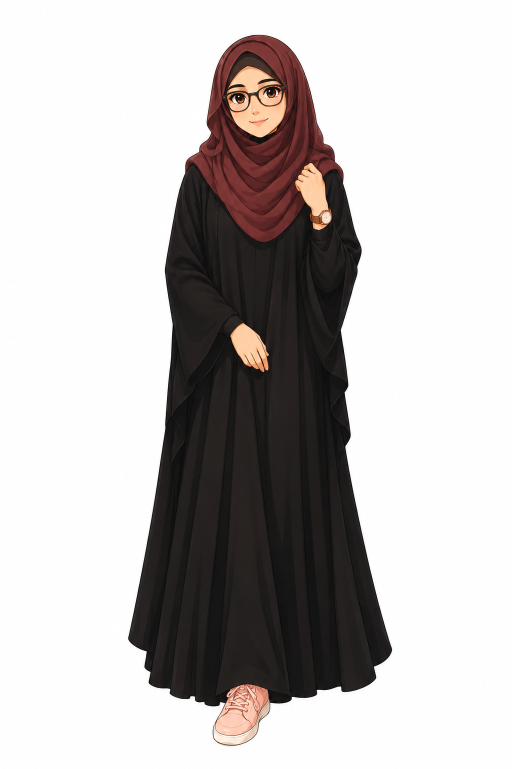
#> input picture src/studio/assets/character.png, 1023 x 1537 px (shown at 1/2 size)
$ python -i char.py   (imports and definitions only)
#> lines starting #> are read from the running program, lines starting #| are printed output that depends on the picture; after the words box and inside, x2 and y2 are one past the last pixel; in counts of white or black regions, pixels touching at a corner belong together
"""Half-body animated character from the owner's own anime illustration (cutout, blink, lip-sync)."""
import os

import numpy as np
from PIL import Image, ImageDraw, ImageFilter
from scipy import ndimage

from common import ROOT

SRC = os.path.join(ROOT, "assets", "character.png")
CROP = (290, 50, 770, 830)
OX, OY = CROP[0], CROP[1]
SS = 3

LIP = (216, 128, 118)
INSIDE = (104, 40, 46)
TONGUE = (226, 122, 130)
TEETH = (250, 240, 234)
LASH = (62, 36, 30)

MOUTH_C = (517.0, 243.5)
EYES = [
    dict(poly=[(461, 197), (468, 191), (480, 189), (491, 193), (494, 202), (488, 207), (474, 207), (464, 203)],
         lash=[(460, 197), (477, 205), (494, 198)], sample=(475, 216)),
    dict(poly=[(528, 186), (536, 179), (548, 177), (558, 180), (562, 188), (556, 196), (542, 197), (532, 192)],
         lash=[(527, 186), (545, 195), (562, 187)], sample=(545, 207)),
]


def cutout():
    im = Image.open(SRC).convert("RGB")
#> im is the input picture: PIL image 1023x1537 RGB; mean R, G, B 192, 188.1, 187.3
    a = np.asarray(im).astype(int)
    white = (a[..., 0] >= 236) & (a[..., 1] >= 236) & (a[..., 2] >= 236)
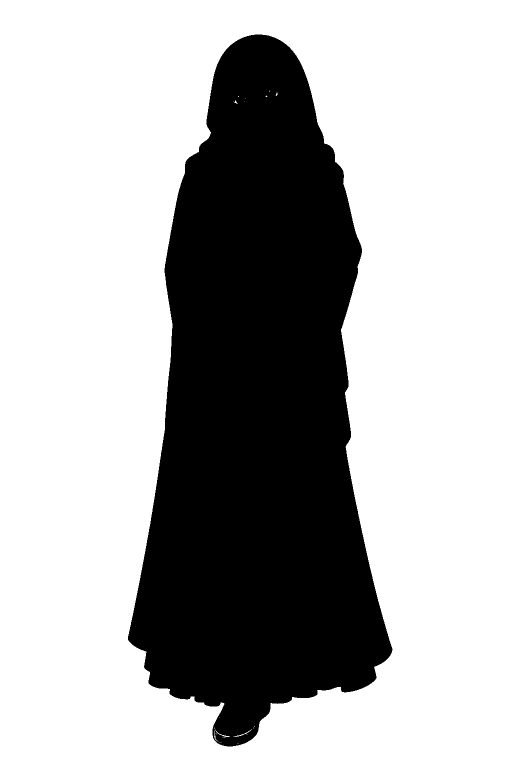
#> white: shape (1537, 1023) bool (shown at 1/2 size); 69.2% white; 2 black regions (1 under 20 px), largest, box (x1, y1, x2, y2) and area: (256, 69, 785, 1493) 484475
    lab, _ = ndimage.label(white)
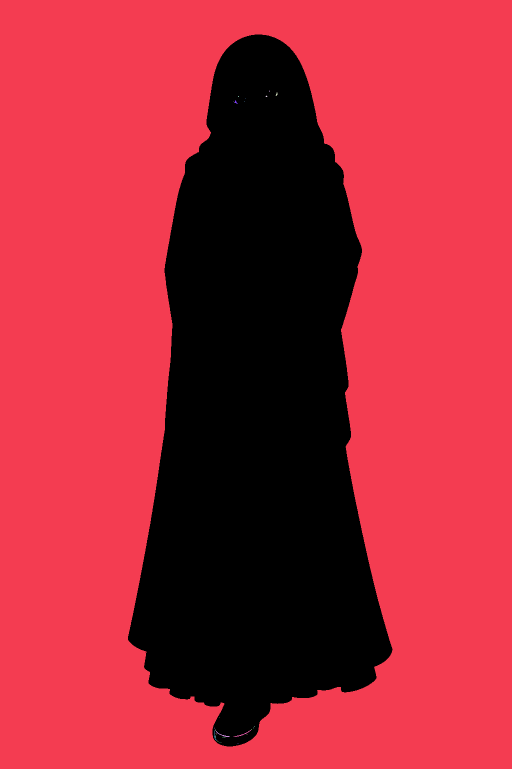
#> lab: shape (1537, 1023) int32 (shown at 1/2 size); 38 distinct labels, from 0 to 37; one colour per label, 0 black
    border = set(np.unique(np.concatenate([lab[0, :], lab[-1, :], lab[:, 0], lab[:, -1]])))
#> border = 1 item
    border.discard(0)
    bg = np.isin(lab, list(border))
#> bg: shape (1537, 1023) bool; 69.2% white; 2 black regions (1 under 20 px), largest, box (x1, y1, x2, y2) and area: (256, 69, 785, 1493) 484698
    fg = ndimage.binary_erosion(~bg, iterations=2)
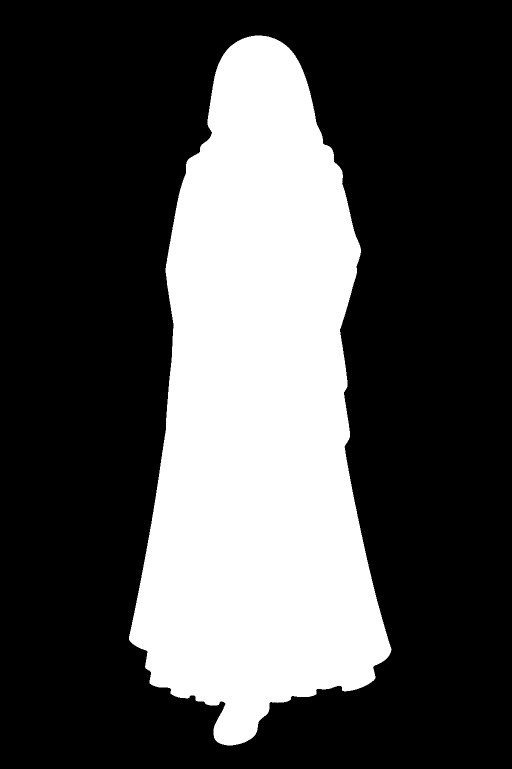
#> fg: shape (1537, 1023) bool (shown at 1/2 size); 30.4% white; 1 white region, box (x1, y1, x2, y2) and area: (258, 71, 783, 1491) 478038
    alpha = Image.fromarray((fg * 255).astype(np.uint8)).filter(ImageFilter.GaussianBlur(1.0))
    rgba = im.convert("RGBA")
    rgba.putalpha(alpha)
    return rgba.crop(CROP)
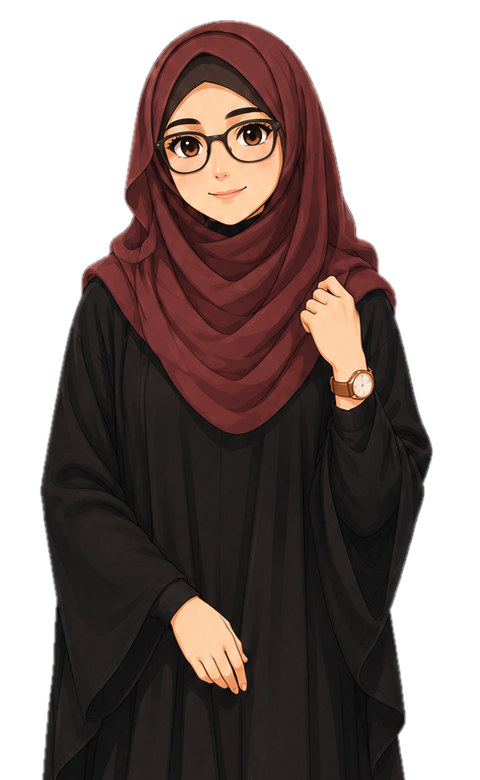
#> returned value: PIL image 480x780 RGBA; mean R, G, B, A 139.3, 126.5, 123.7, 154.7; transparent parts drawn white


def _p(pt):
    return ((pt[0] - OX) * SS, (pt[1] - OY) * SS)


# [70 lines left out: functions _skin, mouth_variant, blink_variant, build, not called in this run]

>>> result = cutout()
